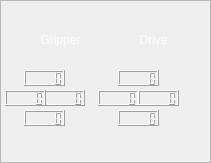
  <widget class="QFrame" name="joystick_frame">
   <property name="geometry">
    <rect>
     <x>870</x>
     <y>547</y>
     <width>211</width>
     <height>163</height>
    </rect>
   </property>
   <property name="frameShape">
    <enum>QFrame::StyledPanel</enum>
   </property>
   <property name="frameShadow">
    <enum>QFrame::Raised</enum>
   </property>
   <widget class="QLCDNumber" name="joy_lcd_drive_forward">
    <property name="geometry">
     <rect>
      <x>118</x>
      <y>70</y>
      <width>41</width>
      <height>16</height>
     </rect>
    </property>
    <property name="font">
     <font>
      <pointsize>18</pointsize>
     </font>
    </property>
   </widget>
   <widget class="QLCDNumber" name="joy_lcd_drive_left">
    <property name="geometry">
     <rect>
      <x>98</x>
      <y>90</y>
      <width>41</width>
      <height>16</height>
     </rect>
    </property>
    <property name="font">
     <font>
      <pointsize>18</pointsize>
     </font>
    </property>
   </widget>
   <widget class="QLCDNumber" name="joy_lcd_drive_right">
    <property name="geometry">
     <rect>
      <x>138</x>
      <y>90</y>
      <width>41</width>
      <height>16</height>
     </rect>
    </property>
    <property name="font">
     <font>
      <pointsize>18</pointsize>
     </font>
    </property>
   </widget>
   <widget class="QLCDNumber" name="joy_lcd_drive_back">
    <property name="geometry">
     <rect>
      <x>118</x>
      <y>110</y>
      <width>41</width>
      <height>16</height>
     </rect>
    </property>
    <property name="font">
     <font>
      <pointsize>18</pointsize>
     </font>
    </property>
   </widget>
   <widget class="QLCDNumber" name="joy_lcd_gripper_up">
    <property name="geometry">
     <rect>
      <x>24</x>
      <y>70</y>
      <width>41</width>
      <height>16</height>
     </rect>
    </property>
    <property name="font">
     <font>
      <pointsize>18</pointsize>
     </font>
    </property>
   </widget>
   <widget class="QLCDNumber" name="joy_lcd_gripper_open">
    <property name="geometry">
     <rect>
      <x>44</x>
      <y>90</y>
      <width>41</width>
      <height>16</height>
     </rect>
    </property>
    <property name="font">
     <font>
      <pointsize>18</pointsize>
     </font>
    </property>
   </widget>
   <widget class="QLCDNumber" name="joy_lcd_gripper_close">
    <property name="geometry">
     <rect>
      <x>5</x>
      <y>90</y>
      <width>41</width>
      <height>16</height>
     </rect>
    </property>
    <property name="font">
     <font>
      <pointsize>18</pointsize>
     </font>
    </property>
   </widget>
   <widget class="QLCDNumber" name="joy_lcd_gripper_down">
    <property name="geometry">
     <rect>
      <x>24</x>
      <y>110</y>
      <width>41</width>
      <height>16</height>
     </rect>
    </property>
    <property name="font">
     <font>
      <pointsize>18</pointsize>
     </font>
    </property>
   </widget>
   <widget class="QLabel" name="drive_label">
    <property name="geometry">
     <rect>
      <x>128</x>
      <y>30</y>
      <width>51</width>
      <height>20</height>
     </rect>
    </property>
    <property name="styleSheet">
     <string notr="true">color: rgb(255, 255, 255);</string>
    </property>
    <property name="text">
     <string>Drive</string>
    </property>
    <property name="alignment">
     <set>Qt::AlignCenter</set>
    </property>
   </widget>
   <widget class="QLabel" name="gripper_label">
    <property name="geometry">
     <rect>
      <x>20</x>
      <y>30</y>
      <width>81</width>
      <height>20</height>
     </rect>
    </property>
    <property name="styleSheet">
     <string notr="true">color: rgb(255, 255, 255);</string>
    </property>
    <property name="text">
     <string>Gripper</string>
    </property>
    <property name="alignment">
     <set>Qt::AlignCenter</set>
    </property>
   </widget>
  </widget>
